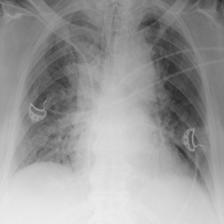
#> input picture mstrCode/mainExp/AI/xRay/dataset/test/Covid-19/COVID-19 (1044).jpg, 224 x 224 px; its folder holds only this picture in this run
$ jupyter execute --allow-errors xRay.ipynb
#> lines starting #> are read from the running program, lines starting #| are printed output that depends on the picture
[cell 1]
import os
import glob
import cv2
import numpy as np
import matplotlib.pyplot as plt
import seaborn as sns
from joblib import Parallel, delayed
from sklearn.ensemble import RandomForestClassifier
from sklearn.metrics import classification_report, confusion_matrix, ConfusionMatrixDisplay

from gtda.time_series import SingleTakensEmbedding
from gtda.homology import VietorisRipsPersistence
from gtda.diagrams import BettiCurve, PersistenceLandscape, PersistenceEntropy, Amplitude

CLASSES = ['Normal', 'Pneumonia-Bacterial', 'Pneumonia-Viral', 'COVID-19', 'Tuberculosis', 'Emphysema']
DATASET_DIR = "dataset"  # Replace with your actual dataset path
TARGET_SIZE = (32, 32)   # 32x32 image yields a 1024-dimensional 1D signal

CUBICAL

[cell 2]
import cv2
import numpy as np
from gtda.homology import CubicalPersistence
from gtda.diagrams import BettiCurve, PersistenceLandscape, PersistenceEntropy, Amplitude

def extract_features_cubical(image_path, target_size=(128, 128)):
    # Feature dimensions: Betti (100) + Landscape (120) + Entropy (2) + Amp_W (2) + Amp_B (2) = 226
#> called with target_size = (128, 128)
    default_raw = np.zeros(target_size[0] * target_size[1])
    default_tda = np.zeros(226)

    img = cv2.imread(image_path, cv2.IMREAD_GRAYSCALE)
#> img is the input picture: shape (224, 224); min 40, max 239, mean 154.5
    if img is None:
        return default_raw, default_tda

    img_resized = cv2.resize(img, target_size)
    pixel_intensities = img_resized / 255.0
    raw_pixels = pixel_intensities.flatten()
#> raw_pixels = 16384 values, max 0.929 at index 15798, min 0.184 at index 6757, mean 0.605

    try:
        image_tensor = np.expand_dims(pixel_intensities, axis=0)

        cp = CubicalPersistence(homology_dimensions=[0, 1], n_jobs=1)
        diagrams = cp.fit_transform(image_tensor)

        diagrams[np.isinf(diagrams)] = 1.0

        bc = BettiCurve(n_bins=50).fit_transform(diagrams).flatten()                  # 100 features
        pl = PersistenceLandscape(n_layers=2, n_bins=30).fit_transform(diagrams).flatten() # 120 features
        pe = PersistenceEntropy(nan_fill_value=0.0).fit_transform(diagrams).flatten()  # 2 features
        amp_w = Amplitude(metric='wasserstein').fit_transform(diagrams).flatten()      # 2 features
        amp_b = Amplitude(metric='bottleneck').fit_transform(diagrams).flatten()       # 2 features

        tda_features = np.concatenate([bc, pl, pe, amp_w, amp_b])
        return raw_pixels, tda_features

    except Exception as e:
        print(f"Error processing {image_path}: {e}")
        return raw_pixels, default_tda

def process_dataset_split_cubical(split_name):
    image_paths = []
    labels = []

    for class_idx, class_name in enumerate(CLASSES):
        search_path = os.path.join(DATASET_DIR, split_name, class_name, "*.*")
        class_paths = glob.glob(search_path)
        class_paths = [p for p in class_paths if p.lower().endswith(('.png', '.jpg', '.jpeg'))]

        image_paths.extend(class_paths)
        labels.extend([class_idx] * len(class_paths))

    print(f"[{split_name.upper()}] Found {len(image_paths)} images. Processing...")

    results = Parallel(n_jobs=-1)(delayed(extract_features_cubical)(path) for path in image_paths)

    X_raw = np.array([res[0] for res in results])
    X_tda = np.array([res[1] for res in results])
    y = np.array(labels)

    return X_raw, X_tda, y

[cell 3]
print("Starting dataset-wide feature extraction...")
#> (the rest of this cell did not finish here and is left out)

#> (a cell that did not finish here is left out)

[cell 5]
print("=== Training Baseline Model: Pure Random Forest (Raw Pixels) ===")
rf_baseline = RandomForestClassifier(n_estimators=300, max_depth=20, random_state=42, n_jobs=-1)
#> (the rest of this cell did not finish here and is left out)

[cell 6]
print("=== Training Combined Model: Random Forest (Raw Pixels + TDA Features) ===")
#> (the rest of this cell did not finish here and is left out)

VR 3D

[cell 7]
import cv2
import numpy as np
from ripser import ripser
from gtda.diagrams import BettiCurve, PersistenceLandscape, PersistenceEntropy, Amplitude

def extract_features_3d_rips(image_path, target_size=(32, 32)):
    # Feature dimensions: Betti (100) + Landscape (120) + Entropy (2) + Amp_W (2) + Amp_B (2) = 226
#> called with target_size = (32, 32)
    default_raw = np.zeros(target_size[0] * target_size[1])
    default_tda = np.zeros(226)

    img = cv2.imread(image_path, cv2.IMREAD_GRAYSCALE)
    if img is None:
        return default_raw, default_tda

    img_resized = cv2.resize(img, target_size)
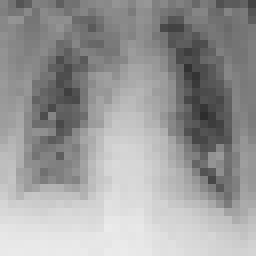
#> img_resized: shape (32, 32) (shown 8 times larger); min 45, max 235, mean 154.8
    z_intensity = img_resized / 255.0
    raw_pixels = z_intensity.flatten()
#> raw_pixels = 1024 values, max 0.922 at index 909, min 0.176 at index 473, mean 0.607

    try:
        x_coords = np.linspace(0, 1, target_size[1])
        y_coords = np.linspace(0, 1, target_size[0])
        xv, yv = np.meshgrid(x_coords, y_coords)

        point_cloud_3d = np.column_stack((xv.flatten(), yv.flatten(), raw_pixels))
#> point_cloud_3d = 1024 rows, first 8: [0, 0, 0.514], [0.0323, 0, 0.447], [0.0645, 0, 0.333], [0.0968, 0, 0.38], [0.129, 0, 0.502], [0.161, 0, 0.494], [0.194, 0, 0.471], [0.226, 0, 0.373]

        ripser_res = ripser(point_cloud_3d, maxdim=1)
        dgms = ripser_res['dgms']

        h0 = dgms[0][dgms[0][:, 1] != np.inf]
        h1 = dgms[1]

        if h0.shape[0] > 0:
            h0_ext = np.column_stack((h0, np.zeros(h0.shape[0])))
        else:
            h0_ext = np.empty((0, 3))

        if h1.shape[0] > 0:
            h1_ext = np.column_stack((h1, np.ones(h1.shape[0])))
        else:
            h1_ext = np.empty((0, 3))

        dgm_combined = np.vstack((h0_ext, h1_ext))
        gtda_diagrams = np.expand_dims(dgm_combined, axis=0)

        bc = BettiCurve(n_bins=50).fit_transform(gtda_diagrams).flatten()                  # 100 features
        pl = PersistenceLandscape(n_layers=2, n_bins=30).fit_transform(gtda_diagrams).flatten() # 120 features
        pe = PersistenceEntropy(nan_fill_value=0.0).fit_transform(gtda_diagrams).flatten()  # 2 features
        amp_w = Amplitude(metric='wasserstein').fit_transform(gtda_diagrams).flatten()      # 2 features
        amp_b = Amplitude(metric='bottleneck').fit_transform(gtda_diagrams).flatten()       # 2 features

        tda_features = np.concatenate([bc, pl, pe, amp_w, amp_b])
        return raw_pixels, tda_features

    except Exception as e:
        print(f"Error processing {image_path}: {e}")
        return raw_pixels, default_tda

def process_dataset_split_rips3d(split_name):
    """Scans directories and extracts features in parallel for a given split."""
    image_paths = []
    labels = []

    for class_idx, class_name in enumerate(CLASSES):
        search_path = os.path.join(DATASET_DIR, split_name, class_name, "*.*")
        class_paths = glob.glob(search_path)
        class_paths = [p for p in class_paths if p.lower().endswith(('.png', '.jpg', '.jpeg'))]

        image_paths.extend(class_paths)
        labels.extend([class_idx] * len(class_paths))

    print(f"[{split_name.upper()}] Found {len(image_paths)} images. Processing...")

    results = Parallel(n_jobs=-1)(delayed(extract_features_3d_rips)(path) for path in image_paths)

    X_raw = np.array([res[0] for res in results])
    X_tda = np.array([res[1] for res in results])
    y = np.array(labels)

    return X_raw, X_tda, y

[cell 8]
print("Starting dataset-wide feature extraction...")
#> (the rest of this cell did not finish here and is left out)

#> (a cell that did not finish here is left out)

[cell 10]
print("=== Training Baseline Model: Pure Random Forest (Raw Pixels) ===")
rf_baseline = RandomForestClassifier(n_estimators=300, max_depth=20, random_state=42, n_jobs=-1)
#> (the rest of this cell did not finish here and is left out)

[cell 11]
print("=== Training Combined Model: Random Forest (Raw Pixels + TDA Features) ===")
#> (the rest of this cell did not finish here and is left out)

[cell 12]
import cv2
import numpy as np
import subprocess
import tempfile
import os
from gtda.diagrams import BettiCurve, PersistenceLandscape, PersistenceEntropy, Amplitude

def extract_features_3d_rips_cpp(image_path, target_size=(32, 32)):
    # Feature dimensions: Betti (100) + Landscape (120) + Entropy (2) + Amp_W (2) + Amp_B (2) = 226
#> called with target_size = (32, 32)
    default_raw = np.zeros(target_size[0] * target_size[1])
    default_tda = np.zeros(226)

    img = cv2.imread(image_path, cv2.IMREAD_GRAYSCALE)
    if img is None:
        return default_raw, default_tda

    img_resized = cv2.resize(img, target_size)
    z_intensity = img_resized / 255.0
    raw_pixels = z_intensity.flatten()

    temp_filename = None
    try:
        x_coords = np.linspace(0, 1, target_size[1])
        y_coords = np.linspace(0, 1, target_size[0])
        xv, yv = np.meshgrid(x_coords, y_coords)

        point_cloud_3d = np.column_stack((xv.flatten(), yv.flatten(), raw_pixels))

        with tempfile.NamedTemporaryFile(mode='w', suffix='.txt', delete=False) as f:
            for pt in point_cloud_3d:
                f.write(f"{pt[0]} {pt[1]} {pt[2]}\n")
#> this loop made 1024 passes
            temp_filename = f.name

        cmd = ["../../ripser/ripser", "--format", "point-cloud", "--dim", "1", temp_filename]

        result = subprocess.run(cmd, capture_output=True, text=True, check=True)
        ripser_output = result.stdout

        h0_list, h1_list = [], []
        current_dim = -1

        for line in ripser_output.splitlines():
            line = line.strip()
            if line.startswith("persistence intervals in dim 0:"):
                current_dim = 0
            elif line.startswith("persistence intervals in dim 1:"):
                current_dim = 1
            elif line.startswith("["):
                clean_line = line.replace('[', '').replace(')', '').replace(' ', '')
                parts = clean_line.split(',')
                if len(parts) == 2:
                    birth = float(parts[0])
                    death_str = parts[1]

                    if death_str == '' or 'inf' in death_str.lower() or '∞' in death_str:
                        death = np.inf
                    else:
                        death = float(death_str)

                    if current_dim == 0:
                        h0_list.append([birth, death])
                    elif current_dim == 1:
                        h1_list.append([birth, death])

        h0 = np.array(h0_list) if h0_list else np.empty((0, 2))
        h1 = np.array(h1_list) if h1_list else np.empty((0, 2))


        h0_filtered = h0[h0[:, 1] != np.inf] if h0.shape[0] > 0 else h0

        if h0_filtered.shape[0] > 0:
            h0_ext = np.column_stack((h0_filtered, np.zeros(h0_filtered.shape[0])))
        else:
            h0_ext = np.empty((0, 3))

        if h1.shape[0] > 0:
            h1_ext = np.column_stack((h1, np.ones(h1.shape[0])))
        else:
            h1_ext = np.empty((0, 3))

        dgm_combined = np.vstack((h0_ext, h1_ext))
        gtda_diagrams = np.expand_dims(dgm_combined, axis=0)

        bc = BettiCurve(n_bins=50).fit_transform(gtda_diagrams).flatten()                  # 100 features
        pl = PersistenceLandscape(n_layers=2, n_bins=30).fit_transform(gtda_diagrams).flatten() # 120 features
        pe = PersistenceEntropy(nan_fill_value=0.0).fit_transform(gtda_diagrams).flatten()  # 2 features
        amp_w = Amplitude(metric='wasserstein').fit_transform(gtda_diagrams).flatten()      # 2 features
        amp_b = Amplitude(metric='bottleneck').fit_transform(gtda_diagrams).flatten()       # 2 features

        tda_features = np.concatenate([bc, pl, pe, amp_w, amp_b])
        return raw_pixels, tda_features

    except subprocess.CalledProcessError as e:
        print(f"Ripser C++ execution error on {image_path}: {e.stderr}")
        return raw_pixels, default_tda
    except Exception as e:
        print(f"Error processing {image_path}: {e}")
        return raw_pixels, default_tda
    finally:
        if temp_filename and os.path.exists(temp_filename):
            os.remove(temp_filename)


def process_dataset_split_rips3d_cpp(split_name):
    """Scans directories and extracts features in parallel for a given split."""
    image_paths = []
    labels = []

    for class_idx, class_name in enumerate(CLASSES):
        search_path = os.path.join(DATASET_DIR, split_name, class_name, "*.*")
        class_paths = glob.glob(search_path)
        class_paths = [p for p in class_paths if p.lower().endswith(('.png', '.jpg', '.jpeg'))]

        image_paths.extend(class_paths)
        labels.extend([class_idx] * len(class_paths))

    print(f"[{split_name.upper()}] Found {len(image_paths)} images. Processing...")

    results = Parallel(n_jobs=-1)(delayed(extract_features_3d_rips_cpp)(path) for path in image_paths)

    X_raw = np.array([res[0] for res in results])
    X_tda = np.array([res[1] for res in results])
    y = np.array(labels)

    return X_raw, X_tda, y
